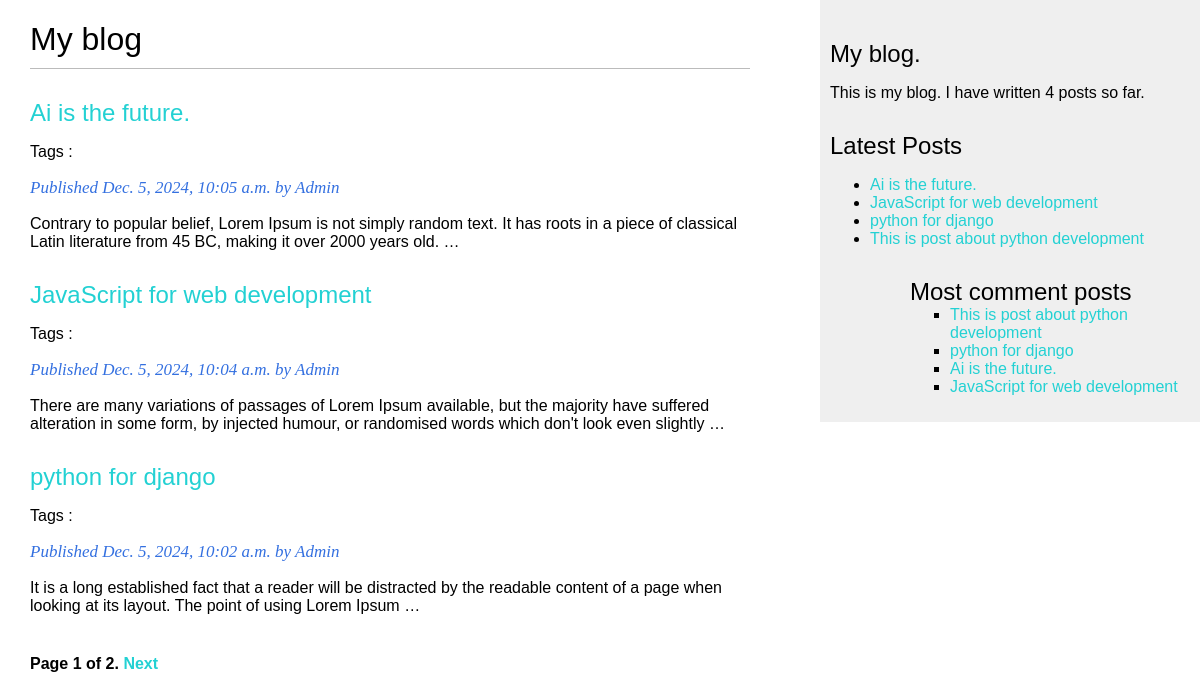
The page /blog/ on the database as committed earlier.
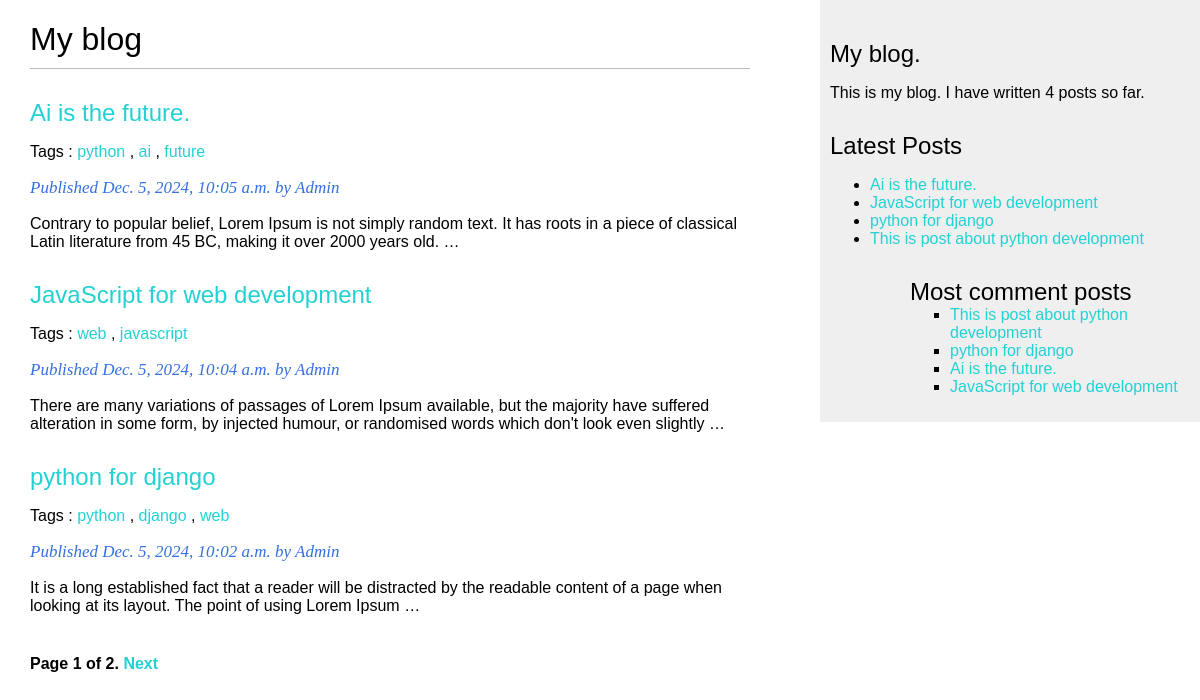
The same page on the database as committed later.
### blog/models.py (models this page shows, shortened)
class Post(models.Model):
    class Status(models.TextChoices):
        DRAFT = 'DF' ,'Draft'
        PUBLISHED = 'PB' , 'Published'
    title = models.CharField(max_length=250)
    slug = models.SlugField(
                            max_length=250,
                            unique_for_date='publish'
                            )
    author = models.ForeignKey(
        settings.AUTH_USER_MODEL,
        on_delete=models.CASCADE,
        related_name='blog_posts'
    )
    body = models.TextField()
    publish = models.DateTimeField(default=timezone.now)
    created = models.DateTimeField(auto_now_add=True)
    updated = models.DateTimeField(auto_now=True)
    status = models.CharField(
        max_length=2,
        choices=Status,
        default=Status.DRAFT
    )
    objects = models.Manager()
    published = PublishManager()
    tags = TaggableManager()
    class Meta:
        ordering = ['-publish']
        indexes = models.Index(fields=['-publish']),
    def get_absolute_url(self):
        return reverse('blog:post_detail',
                       args=[self.publish.year,
                             self.publish.month,
                             self.publish.day,
                             self.slug])

### blog/views.py (the view)
# urls.py: path('',views.post_list,name='post_list'),
def post_list(request,tag_slug=None):
    post_list = Post.objects.all()
    tag = None
    if tag_slug:
        tag = get_object_or_404(Tag,slug=tag_slug)
        post_list =post_list.filter(tags__in=[tag])
    paginator = Paginator(post_list,3)
    page_number = request.GET.get('page',1)
    try:
        posts = paginator.page(page_number)
    except EmptyPage:
        posts = paginator.page(paginator.num_pages)
    except PageNotAnInteger:
        posts = paginator.page(1)
    return render(request,
                  'blog/post/list.html',{
                      'posts':posts,
                      'tag': tag
                  })

### blog/models.py (called while the page is built)
    def get_queryset(self):
        return (super().get_queryset().filter(status=Post.Status.PUBLISHED))

### blog/templatetags/blog_tags.py (called while the page is built)
@register.simple_tag
def total_tags():
    return Post.published.count()

@register.inclusion_tag("blog/post/latest_post.html")
def show_latest_posts(count=5):
    latest_posts = Post.published.order_by('-publish')[:5]
    return {
        'latest_posts': latest_posts
    }

@register.simple_tag
def get_comment_posts(count=5):
    return Post.published.annotate(
        total_comments = Count('comments')
    ).order_by('-total_comments')[:5]

### blog/templates/blog/post/list.html (shortened to what this page needs)
{% extends "blog/base.html" %}
{% block content %}
   <h1>My blog</h1>
   {% for post in posts %}
      <h2>
        <a href="{{post.get_absolute_url}}">{{post.title}}</a>
      </h2>
      <p class="tags">
        Tags :
        {% for tag in post.tags.all  %}
            <a href="{% url 'blog:post_list_by_tag' tag.slug %}">{{tag.name}}</a>
            {% if not forloop.last %},{% endif %}
        {% endfor %}
      </p>
      <p class="date">
        Published {{post.publish}} by {{post.author}}
      </p>
      {{post.body | truncatewords:30 | linebreaks}}
   {% endfor %}
  {% include "pagination.html" with page=posts%}
{% endblock content %}

### blog/templates/blog/base.html (shortened to what this page needs)
{% load static %}
{% load blog_tags %}
<!DOCTYPE html>
<html>
    <head>
        <link href="{% static 'css/blog.css' %}" rel="stylesheet">
    </head>
    <body>
        <div id="content">
            {% block content %}
            {% endblock content %}
        </div>
        <div id="sidebar">
            <h2>My blog.</h2>
            <p>This is my blog.
              I have written {% total_tags %} posts so far.
            </p>
            <h2>Latest Posts</h2>
            {% show_latest_posts 3 %}
            <h2>Most comment posts</h2>
            {% get_comment_posts as most_comment_post %}
            <ul>
                {% for post in most_comment_post %}
                  <li>
                    <a href="{{post.get_absolute_url}}">{{post.title}}</a>
                  </li>
                {% endfor %}
            </ul>
        </div>
    </body>
</html>

### blog/templates/pagination.html (shortened to what this page needs)
<div class="pagination">
    <span class="step-links">
        <span class="current">
            Page {{ page.number }} of {{ page.paginator.num_pages }}.
        </span>
        {% if page.has_next %}
           <a href="?page={{ page.next_page_number }}">Next</a>
        {% endif %}
 </span>
</div>

### blog/templates/blog/post/latest_post.html
<ul>
    {% for post in latest_posts %}
      <li>
         <a href="{{post.get_absolute_url}}">{{post.title}}</a>
      </li>
    {% endfor %}
<ul>

### blog/static/css/blog.css (style rules this page uses)
body { margin: 0; padding: 0; font-family: Helvetica, sans-serif; }
a { color: rgb(35, 209 ,211); text-decoration: none; }
h1 { font-weight: normal; border-bottom: 1px solid #bbb; padding: 0 0 10px 0; }
h2 { font-weight: normal; margin: 30px 0 0; }
#content { float: left; width: 60%; padding: 0 0 0 30px; }
#sidebar { float: right; width: 30%; padding: 10px; background: #efefef; height: 100%; }
p.date { color: #3470e0; font-family: Georgia, serif; font-size: 17px; font-style: italic; }
.pagination { margin: 40px 0; font-weight: bold; }

Rows that differ between the two databases and show on the page:
changed Post "Ai is the future.": gains Tag (name "python")
added Tag: name "ai", shown under Post "Ai is the future."
added Tag: name "future", shown under Post "Ai is the future."
added Tag: name "web"
added Tag: name "javascript", shown under Post "JavaScript for web development"
changed Post "python for django": gains Tag (name "python")
added Tag: name "django", shown under Post "python for django"
